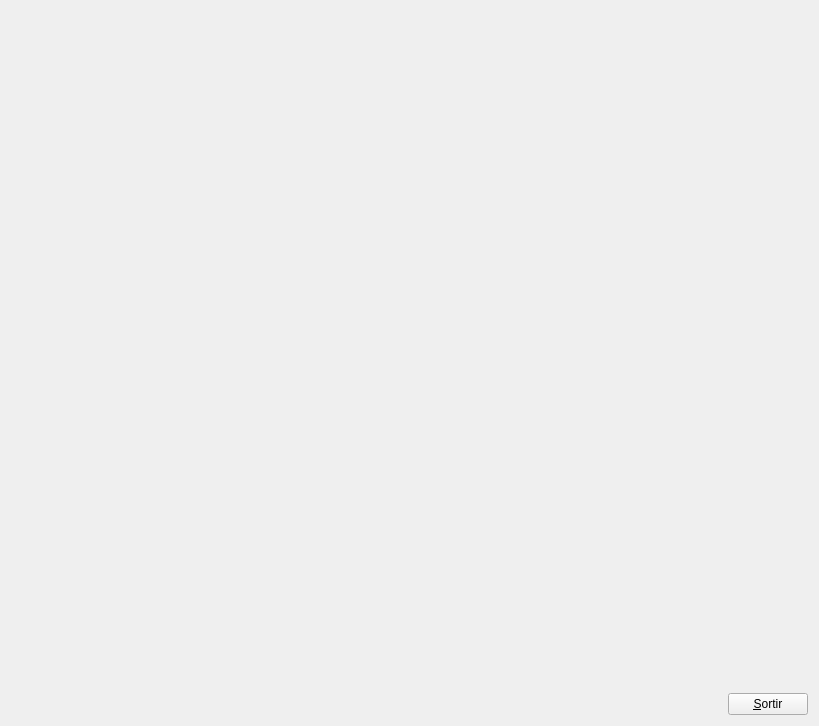
<?xml version="1.0" encoding="UTF-8"?>
<ui version="4.0">
 <class>MyForm</class>
 <widget class="QWidget" name="MyForm">
  <property name="geometry">
   <rect>
    <x>0</x>
    <y>0</y>
    <width>819</width>
    <height>726</height>
   </rect>
  </property>
  <property name="windowTitle">
   <string>INDI</string>
  </property>
  <layout class="QHBoxLayout" name="horizontalLayout">
   <item>
    <widget class="MyGLWidget" name="widget" native="true">
     <property name="sizePolicy">
      <sizepolicy hsizetype="Expanding" vsizetype="Expanding">
       <horstretch>0</horstretch>
       <verstretch>0</verstretch>
      </sizepolicy>
     </property>
    </widget>
   </item>
   <item>
    <layout class="QVBoxLayout" name="verticalLayout">
     <item>
      <spacer name="verticalSpacer">
       <property name="orientation">
        <enum>Qt::Vertical</enum>
       </property>
       <property name="sizeHint" stdset="0">
        <size>
         <width>20</width>
         <height>40</height>
        </size>
       </property>
      </spacer>
     </item>
     <item>
      <widget class="QPushButton" name="pushButton">
       <property name="sizePolicy">
        <sizepolicy hsizetype="Fixed" vsizetype="Fixed">
         <horstretch>0</horstretch>
         <verstretch>0</verstretch>
        </sizepolicy>
       </property>
       <property name="text">
        <string>&amp;Sortir</string>
       </property>
      </widget>
     </item>
    </layout>
   </item>
  </layout>
 </widget>
 <customwidgets>
  <customwidget>
   <class>MyGLWidget</class>
   <extends>QWidget</extends>
   <header>MyGLWidget.h</header>
   <container>1</container>
  </customwidget>
 </customwidgets>
 <resources/>
 <connections>
  <connection>
   <sender>pushButton</sender>
   <signal>clicked()</signal>
   <receiver>MyForm</receiver>
   <slot>close()</slot>
   <hints>
    <hint type="sourcelabel">
     <x>796</x>
     <y>596</y>
    </hint>
    <hint type="destinationlabel">
     <x>839</x>
     <y>529</y>
    </hint>
   </hints>
  </connection>
 </connections>
</ui>
